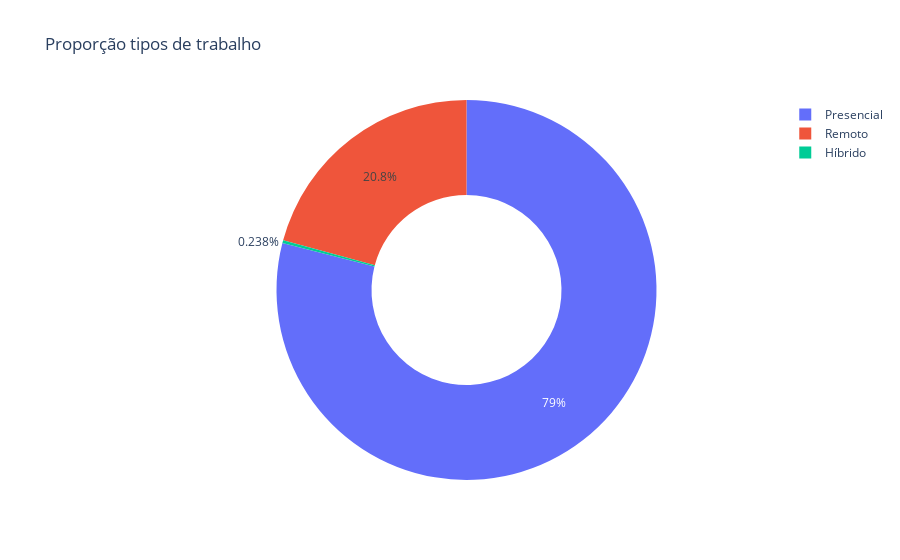

Source (notebook cell):
### Code cell
# gráfico rosca por trabalho remoto 

remoto_contagem = df_limpo['remoto'].value_counts().reset_index()
remoto_contagem.columns = ['Tipo_Trabalho', 'Quantidade']
fig = px.pie(remoto_contagem, 
             names='Tipo_Trabalho',
             values='Quantidade',
             title='Proporção tipos de trabalho',
             hole=0.5)
fig.show()

### Figure 1 — Plotly figure (JSON) as saved in the notebook; plotly's stock layout.template omitted (floating-point values rounded to 4 significant figures)
{"data": [{"domain": {"x": [0, 1], "y": [0, 1]}, "hole": 0.5, "hovertemplate": "Tipo_Trabalho=%{label}<br>Quantidade=%{value}<extra></extra>", "labels": ["Presencial", "Remoto", "Híbrido"], "legendgroup": "", "name": "", "showlegend": true, "type": "pie", "values": [105305, 27716, 318]}], "layout": {"legend": {"tracegroupgap": 0}, "title": {"text": "Proporção tipos de trabalho"}}}
